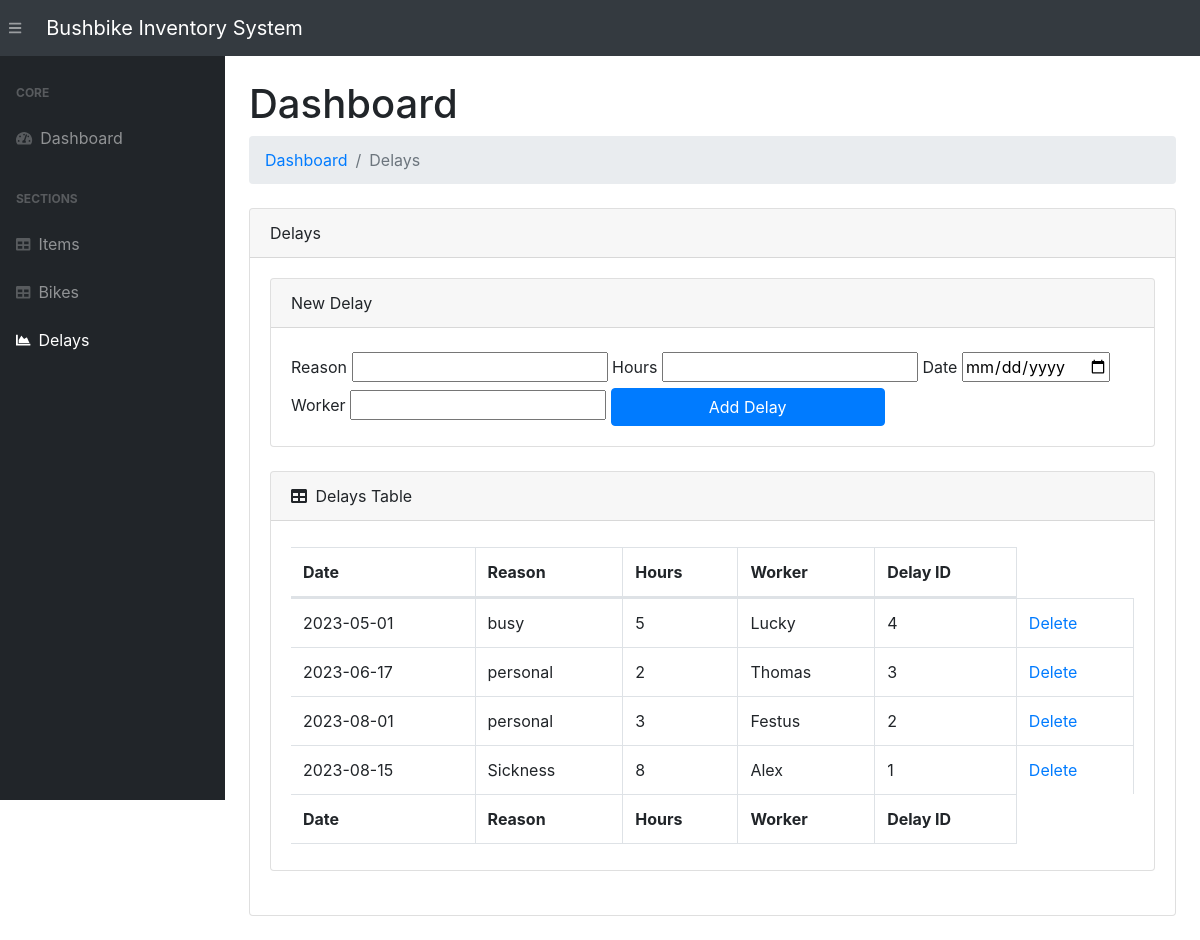
The page /delays/ on the database its author committed.
### app.py (models this page shows)
class Delay(db.Model):
    __tablename__ = 'delays'
    delay_id        = db.Column(db.Integer, primary_key=True)
    hours           = db.Column(db.Integer, default=0)
    reason          = db.Column(db.String(200))
    date            = db.Column(db.DateTime, default=datetime.utcnow)
    worker_name     = db.Column(db.String(200))

### app.py (the view)
@app.route('/delays/', methods=["POST", "GET"])
def viewDelay():
    if (request.method == "POST"):
        reason  = request.form["reason"]
        hours   = request.form["hours"]
        date    = request.form["date"]
        worker  = request.form["worker"]
        date = datetime.strptime(date, "%Y-%m-%d")
        new_delay = Delay(reason=reason, hours=hours, date=date, worker_name=worker)
        try:
            db.session.add(new_delay)
            db.session.commit()
            return redirect("/delays/")
        except:
            delays   = Delay.query.order_by(Delay.date).all()
            return "There Was an issue while add a new Delay"
    else:
        delays   = Delay.query.order_by(Delay.date).all()
        return render_template("delays.html", delays=delays)

### templates/delays.html (shortened to what this page needs)
{% extends 'base.html' %}
{% block content %}
<main>
    <div class="container-fluid">
        <h1 class="mt-4">Dashboard</h1>
        <ol class="breadcrumb mb-4">
            <li class="breadcrumb-item"><a href="/">Dashboard</a></li>
            <li class="breadcrumb-item active">Delays</li>
        </ol>
        <div class="card mb-4">
            <div class="card-header">Delays</div>
            <div class="card-body">
                <div class="card mb-4">
                    <div class="card-header">New Delay</div>
                    <div class="card-body">
                        <form action="/delays/" method="POST" id="delay_form">
                            <label for="reason" class="col-form-label">Reason</label>
                            <input type="text" name="reason" id="reason">
                            <label for="hours" class="col-form-label">Hours</label>
                            <input type="number" name="hours" id="hours" min="0" step="1">
                            <label for="date" class="col-form-label">Date</label>
                            <input type="date" name="date" id="date">
                            <label for="worker" class="col-form-label">Worker</label>
                            <input type="text" name="worker" id="worker">
                            <input id="submitDelay" value="Add Delay" class="btn btn-primary">
                        </form>
                    </div>
                </div>
                <div class="card mb-4">
                    <div class="card-header">
                        <i class="fas fa-table mr-1"></i>
                        Delays Table
                    </div>
                    <div class="card-body">
                        <div class="table-responsive">
                            {% if delays|length < 1 %} <h4>There are no Delays, add one above</h4>
                                {% else %}
                                <table class="table table-bordered" id="dataTable" width="100%" cellspacing="0">
                                    <thead>
                                        <tr>
                                            <th>Date</th>
                                            <th>Reason</th>
                                            <th>Hours</th>
                                            <th>Worker</th>
                                            <th>Delay ID</th>
                                        </tr>
                                    </thead>
                                    <tfoot>
                                        <tr>
                                            <th>Date</th>
                                            <th>Reason</th>
                                            <th>Hours</th>
                                            <th>Worker</th>
                                            <th>Delay ID</th>
                                        </tr>
                                    </tfoot>
                                    <tbody>
                                        {% for delay in delays %}
                                        <tr>
                                            <td>{{ delay.date.date() }}</td>
                                            <td>{{ delay.reason }}</td>
                                            <td>{{ delay.hours }}</td>
                                            <td>{{ delay.worker_name }}</td>
                                            <td>{{ delay.delay_id}}</td>
                                            <td>
                                                <a href="/delete-delay/{{ delay.delay_id }}">Delete</a>
                                            </td>
                                        </tr>
                                        {% endfor %}
                                    </tbody>
                                </table>
                                {% endif %}
                        </div>
                    </div>
                </div>
            </div>
        </div>
    </div>
</main>
{% endblock %}

### rows shown on the page
Delay: date "2023-05-01", reason "busy", hours "5", worker_name "Lucky", delay_id "4"
Delay: date "2023-06-17", reason "personal", hours "2", worker_name "Thomas", delay_id "3"
Delay: date "2023-08-01", reason "personal", hours "3", worker_name "Festus", delay_id "2"
Delay: date "2023-08-15", reason "Sickness", hours "8", worker_name "Alex", delay_id "1"
